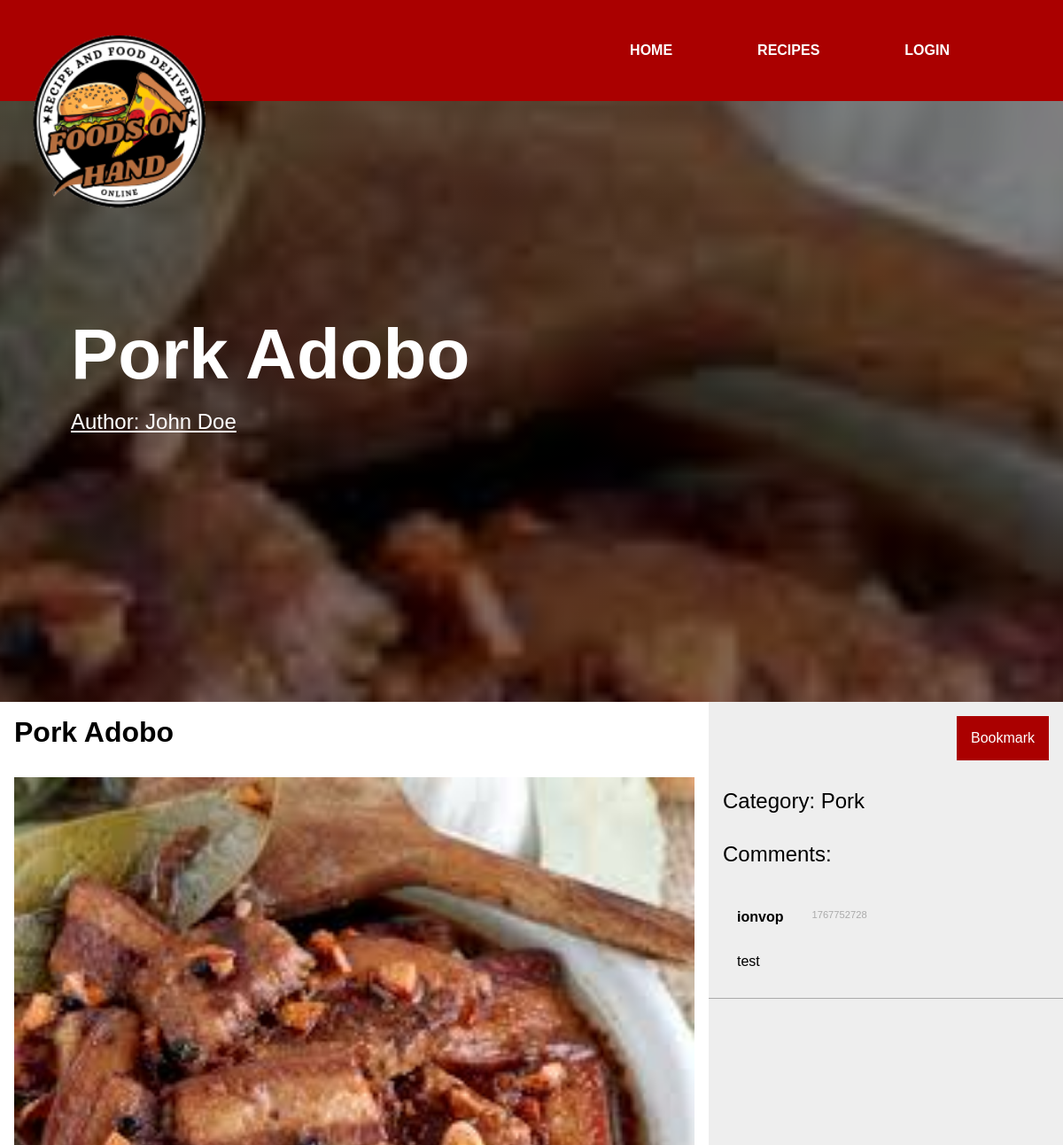
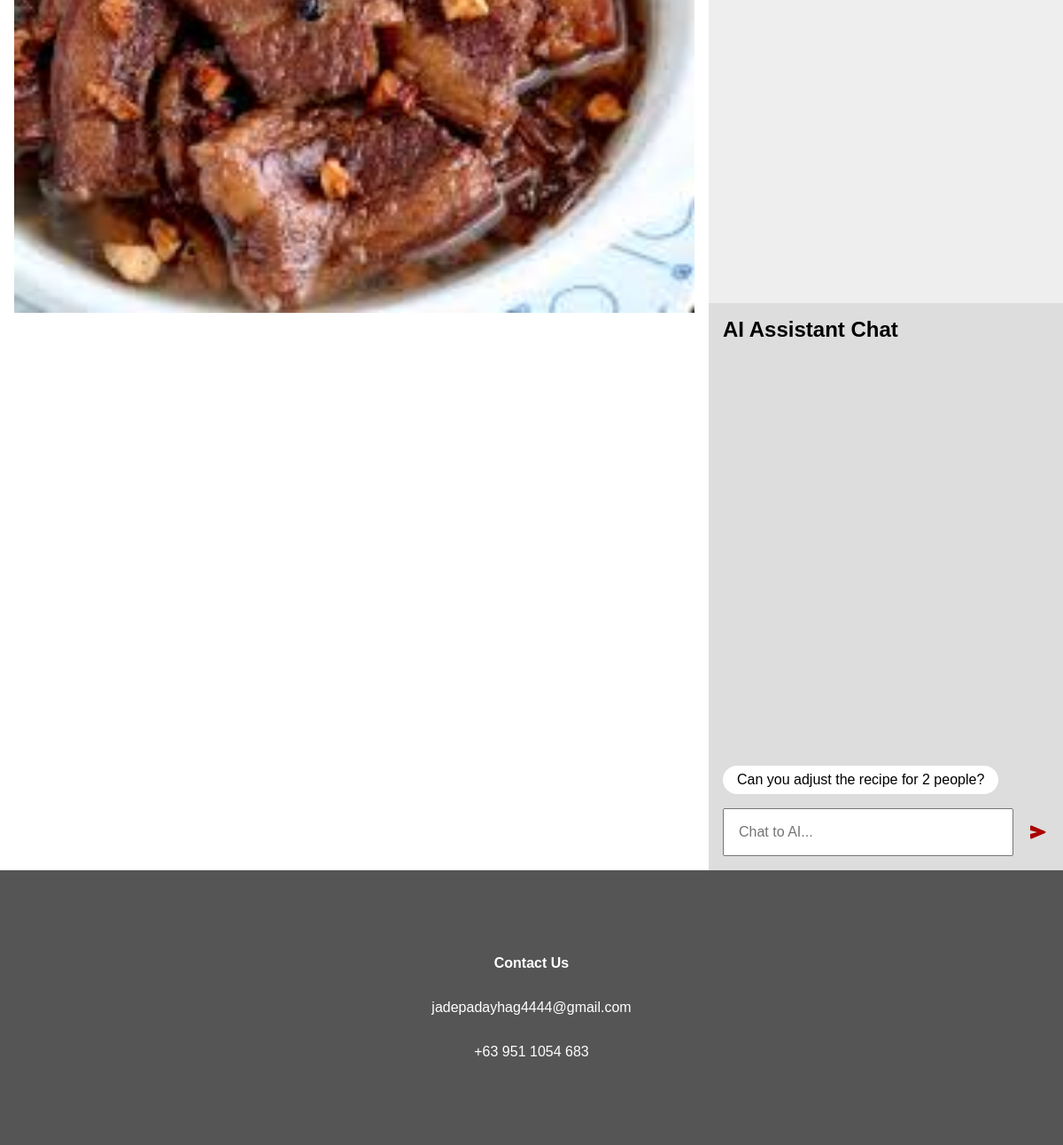
Page /recipe/?id=2 on the committed database (2 pictures, top to bottom).
### tables this page shows
CREATE TABLE "recipes" (`id` INTEGER PRIMARY KEY AUTOINCREMENT, `user_id` INTEGER REFERENCES `users`(`id`), `title` TEXT, `content` TEXT, `category` TEXT, `image` TEXT, `time` INTEGER DEFAULT (unixepoch()));

CREATE TABLE `comments` (`id` INTEGER PRIMARY KEY AUTOINCREMENT, `user_id` INTEGER REFERENCES `users`(`id`), `recipe_id` INTEGER REFERENCES `recipes`(`id`), `content` TEXT, `time` INTEGER DEFAULT (unixepoch()));

CREATE TABLE "users" (`id` INTEGER PRIMARY KEY AUTOINCREMENT, firstname TEXT, lastname TEXT, `username` TEXT UNIQUE, phone TEXT, `hash` TEXT, session TEXT, `time` INTEGER DEFAULT (unixepoch()));

### recipe/index.php (the view, shortened to what this page needs)
<?php
require_once "common.php";
$user = getUser();
$db = new SQLite3("database.db");
$recipeId = $_GET["id"];
$query = <<<SQL
    SELECT * FROM `recipes` WHERE id = :id
SQL;
$stmt = $db->prepare($query);
$stmt->bindValue(":id", $recipeId);
$recipe = $stmt->execute()->fetchArray(SQLITE3_ASSOC);
$categoryMap = [
    "pork" => "Pork",
    "chicken" => "Chicken",
    "beef" => "Beef",
    "fish" => "Fish",
    "vegetable" => "Vegetable",
    "seafood" => "Seafood"
];
$query = <<<SQL
    SELECT * FROM `users` WHERE `id` = :id
SQL;
$stmt = $db->prepare($query);
$stmt->bindValue(":id", $recipe["user_id"]);
$author = $stmt->execute()->fetchArray(SQLITE3_ASSOC);
?>
<html>
    <head>
        <link rel="stylesheet" href="style.css">
    </head>
    <body>
        <?= renderHeader($recipe["title"], "Author: " . $author["firstname"] . " " . $author["lastname"], "profile/?id=" . $author["id"]) ?>
        <div style="
            display: grid;
            grid-template-columns: minmax(0, 2fr) minmax(0, 1fr);"
            data-mobile="
            grid-template-columns: minmax(0, 1fr);">
            <div>
                <div style="
                    padding: 1rem;
                    font-size: 2rem;
                    font-weight: bold;">
                    <?= htmlentities($recipe["title"]) ?>
                </div>
                <div style="
                    padding: 1rem;">
                    <img style="
                        width: 100%;"
                        src="<?= "uploads/" . htmlentities($recipe["image"]) ?>">
                </div>
                <div style="
                    padding: 1rem;"
                    id="panelContent">
                </div>
            </div>
            <div style="
                display: grid;
                grid-template-rows: repeat(5, max-content) repeat(2, 1fr);
                background-color: #eee;">
                <div style="
                    display: grid;
                    grid-template-columns: 1fr max-content;">
                    <div></div>
                    <form style="
                        padding: 1rem;"
                        action="server.php"
                        method="post"
                        enctype="multipart/form-data">
                        <?php
                            $query = <<<SQL
                                SELECT * FROM `bookmarks` WHERE `user_id` = :user_id AND `recipe_id` = :recipe_id
                            SQL;
                            $stmt = $db->prepare($query);
                            $stmt->bindValue(":user_id", $user["id"]);
                            $stmt->bindValue(":recipe_id", $recipe["id"]);
                            $bookmark = $stmt->execute()->fetchArray(SQLITE3_ASSOC);
                            if ($bookmark == false) {
                                echo <<<HTML
                                    <button style="
                                        background-color: #a00;
                                        color: #fff;"
                                        name="method"
                                        value="bookmark">
                                        Bookmark
                                    </button>
                                HTML;
                            }
                        ?>
                    </form>
                </div>
                <div style="
                    padding: 1rem;
                    font-size: 1.5rem;">
                    Category: <?= $categoryMap[$recipe["category"]] ?>
                </div>
                <div style="
                    padding: 1rem;
                    font-size: 1.5rem;">
                    Comments:
                </div>
                <div style="
                    max-height: 40rem;
                    overflow-y: auto;">
                    <?php
                        $query = <<<SQL
                            SELECT * FROM `comments` WHERE `recipe_id` = :recipe_id ORDER BY `id` DESC
                        SQL;
                        $stmt = $db->prepare($query);
                        $stmt->bindValue(":recipe_id", $recipeId);
                        $comments = $stmt->execute();
                        while ($comment = $comments->fetchArray(SQLITE3_ASSOC)) {
                            $query = <<<SQL
                                SELECT * FROM `users` WHERE `id` = :id
                            SQL;
                            $stmt = $db->prepare($query);
                            $stmt->bindValue(":id", $comment["user_id"]);
                            $author = $stmt->execute()->fetchArray(SQLITE3_ASSOC);
                            $username = htmlentities($author["username"]);
                            $delete = <<<HTML
                                <div></div>
                            HTML;
                            $content = htmlentities($comment["content"]);
                            echo <<<HTML
                                <div style="
                                    padding: 1rem;
                                    border-bottom: 1px solid #aaa;">
                                    <div style="
                                        display: grid;
                                        grid-template-columns: repeat(2, max-content) 1fr max-content;">
                                        <div style="
                                            padding: 1rem;
                                            font-weight: bold;">
                                            {$username}
                                        </div>
                                        <div style="
                                            padding: 1rem;
                                            font-size: 0.7rem;
                                            color: #aaa;"
                                            class="time">
                                            {$comment["time"]}
                                        </div>
                                        <div></div>
                                        {$delete}
                                    </div>
                                    <div style="
                                        padding: 1rem;">
                                        {$content}
                                    </div>
                                </div>
                            HTML;
                        }
                    ?>
                </div>
                <div style="
                    display: grid;
                    grid-template-rows: max-content 1fr repeat(2, max-content);
                    height: 40rem;
                    background-color: #ddd;">
                    <div style="
                        padding: 1rem;
                        font-size: 1.5rem;
                        font-weight: bold;">
                        AI Assistant Chat
                    </div>
                    <div style="
                        overflow-y: auto;"
                        id="panelChat">
                    </div>
                    <div style="
                        display: grid;
                        grid-template-columns: max-content 1fr;">
                        <div style="
                            padding: 1rem;">
                            <div style="
                                display: flex;
                                align-items: center;
                                padding: 1rem;
                                padding-top: 0rem;
                                padding-bottom: 0rem;
                                height: 2rem;
                                background-color: #fff;
                                border-radius: 1rem;
                                cursor: pointer;"
                                id="btnPrompt">
                                Can you adjust the recipe for 2 people?
                            </div>
                        </div>
                    </div>
                    <div style="
                        display: grid;
                        grid-template-columns: 1fr max-content;">
                        <div style="
                            display: flex;
                            align-items: center;
                            padding: 1rem;
                            padding-top: 0rem;">
                            <input placeholder="Chat to AI..."
                                id="inputChat">
                        </div>
                        <div style="
                            display: flex;
                            align-items: center;
                            padding: 1rem;
                            padding-top: 0rem;
                            padding-left: 0rem;"
                            id="btnSend">
                            <svg xmlns="http://www.w3.org/2000/svg" height="24px" viewBox="0 -960 960 960" width="24px" fill="#aa0000"><path d="M176-183q-20 8-38-3.5T120-220v-180l320-80-320-80v-180q0-22 18-33.5t38-3.5l616 260q25 11 25 37t-25 37L176-183Z"/></svg>
                        </div>
                    </div>
                </div>
            </div>
        </div>
        <?= renderFooter() ?>
    </body>
</html>

### style.css (style rules this page uses)
body { margin: 0rem; padding: 0rem; font-size: 1rem; font-family: Arial, Helvetica, sans-serif; }
button { padding: 1rem; font-size: 1rem; font-family: Arial, Helvetica, sans-serif; border: none; cursor: pointer; }
form { margin-block-end: 0rem; }
input { padding: 1rem; width: 100%; font-size: 1rem; font-family: Arial, Helvetica, sans-serif; }

### rows in the picture
recipes: title "Pork Adobo", image (picture), category "Pork"
comments: user.username "ionvop", time "1767752728", content "test"

### other values in the picture
str_replace("\n", "<br>", $title) "Pork Adobo"
str_replace("\n", "<br>", $description) "Author: John Doe"
